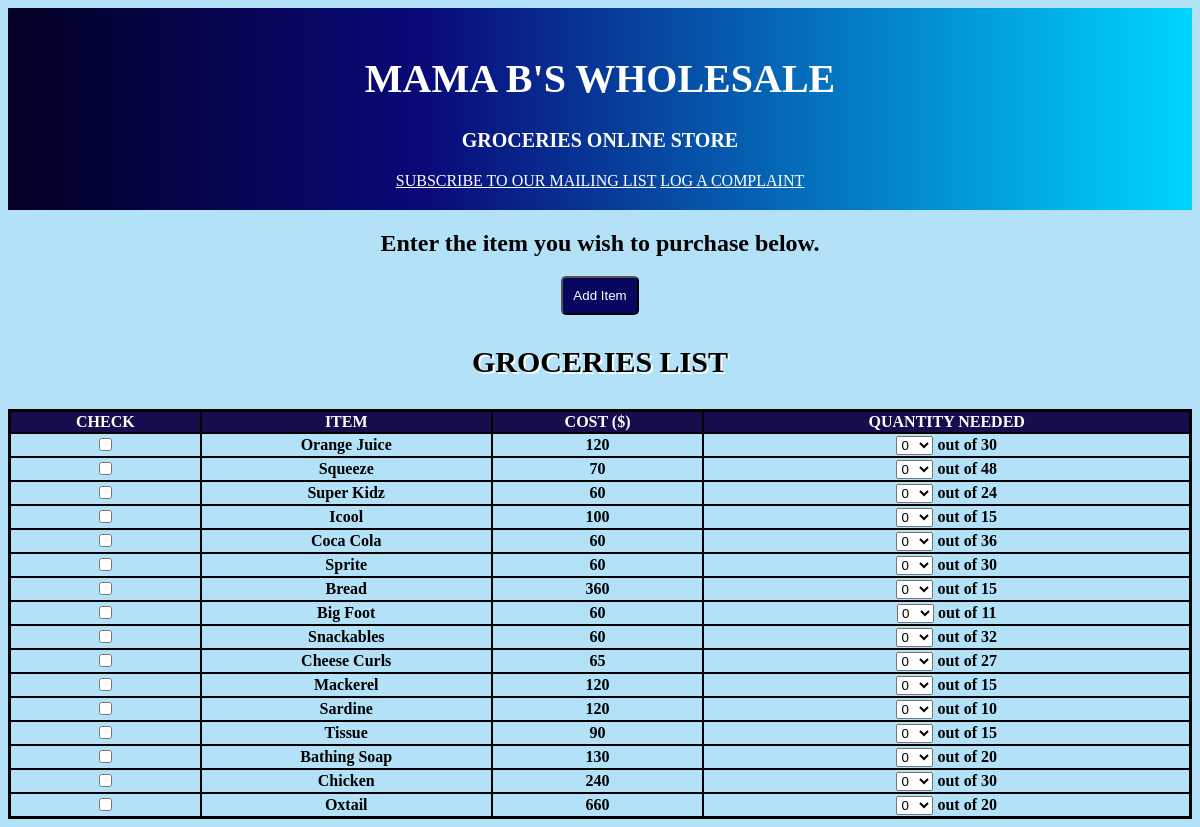
The page /PHP/OrderInterface.php on the database its author committed.
### tables this page shows
CREATE TABLE ITEMS(
    Id INT NOT NULL AUTO_INCREMENT,
    name_item VARCHAR(64) NOT NULL,
    selling_price INT(255) NOT NULL,
    cost_price INT(255) NOT NULL,
    quantity_instock INT(255) NOT NULL, 
    supplier VARCHAR(64) NOT NULL,
    quantity_sold INT(255) NOT NULL,
    perishable INT(64) NOT NULL,
     PRIMARY KEY(Id)
);

### PHP/OrderInterface.php (the view, shortened to what this page needs)
<?php
$host = 'localhost';
$username = 'admin';
$password = 'mamab';
$dbname = 'INVENTORY';
$conn = new PDO("mysql:host=$host;dbname=$dbname", $username, $password);
$stmt = $conn->query("SELECT * FROM ITEMS;");
$results = $stmt->fetchAll(PDO::FETCH_ASSOC);
?>
<!DOCTYPE html>
<html lang="en">
    <head>
        <link rel="stylesheet" href="../CSS/website.css" />
    </head>
<body>
    <div class="HeaderLayout">
        <header>
            <h1>MAMA B'S WHOLESALE</h1>
            <h3>GROCERIES ONLINE STORE</h3>
            <a href="http://localhost/Swen_project1/PHP/complaintSubscriber.php"> SUBSCRIBE TO OUR MAILING LIST</a>
            <a href="http://localhost/Swen_project1/PHP/complaint.php">LOG A COMPLAINT</a>
        </header>
    </div>
    <main>
        <section class="Shopping">
            <h2>Enter the item you wish to purchase below.</h2>
                <form id="FormID" method="post" action="bill.php">
                    <button id="btn" name="SubmitButton">Add Item</button>
                    <h3>GROCERIES LIST</h3>
                    <table>
                        <tr>
                            <th scope="row">CHECK</th>
                            <th scope="row">ITEM</th>
                            <th scope="row">COST ($)</th>
                            <th scope="row">QUANTITY NEEDED</th>
                        </tr>
                       <?php foreach($results as $row):?>
                            <tr>
                                <td><input class="checkers" type="checkbox" name="arr[]" value="<?php echo $row['name_item'] ?>"/></td>
                                <td><?=$row['name_item']?></td>
                                <td><?=$row['selling_price']?></td>
                                <td><select class="quantity" name="money[]" size="1">
                                    <?php for($k=0; $k<=$row['quantity_instock']; $k++){
                                        echo "<option value=".$k.">".$k."</option>";
                                    }
                                    ?>
                                    </select>
                                    <label>out of <?=$row['quantity_instock']?></label>
                                </td>
                            </tr>
                        <?php endforeach; ?>
                    </table>
                </form>
        </section>
    </main>
</body>
</html>

### CSS/website.css (style rules this page uses)
body { display: grid; grid-template-columns: auto; grid-template-rows: auto auto auto auto; background-color: rgb(179, 225, 247); }
header { grid-area: 1; background: linear-gradient(90deg, rgba(2, 0, 36, 1) 0%, rgba(9, 9, 121, 1) 35%, rgba(0, 212, 255, 1) 100%); padding: 20px; text-align: center; color: white; }
header h1 { font-size: 40px; }
header h3 { font-size: 20px; }
.Shopping { grid-area: 2; background-color: rgb(179, 225, 247); text-align: center; }
.Shopping button { padding: 10px; background-color: rgb(7, 7, 97); color: white; border-radius: 5px; }
.Shopping h3 { text-align: center; text-shadow: 2px 2px white; font-size: 30px; }
table { border-collapse: collapse; border: 3px solid black; width: 100%; }
table th { text-align: center; background-color: rgb(22, 13, 77); color: white; border: 2px solid black; font-weight: bolder; }
table td { text-align: center; border: 2px solid black; font-weight: bolder; }
header a { color: white; }

### rows shown on the page
items: name_item "Orange Juice", selling_price "120", quantity_instock "30"
items: name_item "Squeeze", selling_price "70", quantity_instock "48"
items: name_item "Super Kidz", selling_price "60", quantity_instock "24"
items: name_item "Icool", selling_price "100", quantity_instock "15"
items: name_item "Coca Cola", selling_price "60", quantity_instock "36"
items: name_item "Sprite", selling_price "60", quantity_instock "30"
items: name_item "Bread", selling_price "360", quantity_instock "15"
items: name_item "Big Foot", selling_price "60", quantity_instock "11"
items: name_item "Snackables", selling_price "60", quantity_instock "32"
items: name_item "Cheese Curls", selling_price "65", quantity_instock "27"
items: name_item "Mackerel", selling_price "120", quantity_instock "15"
items: name_item "Sardine", selling_price "120", quantity_instock "10"
items: name_item "Tissue", selling_price "90", quantity_instock "15"
items: name_item "Bathing Soap", selling_price "130", quantity_instock "20"
items: name_item "Chicken", selling_price "240", quantity_instock "30"
items: name_item "Oxtail", selling_price "660", quantity_instock "20"

### other values the page prints
form field value "0"
